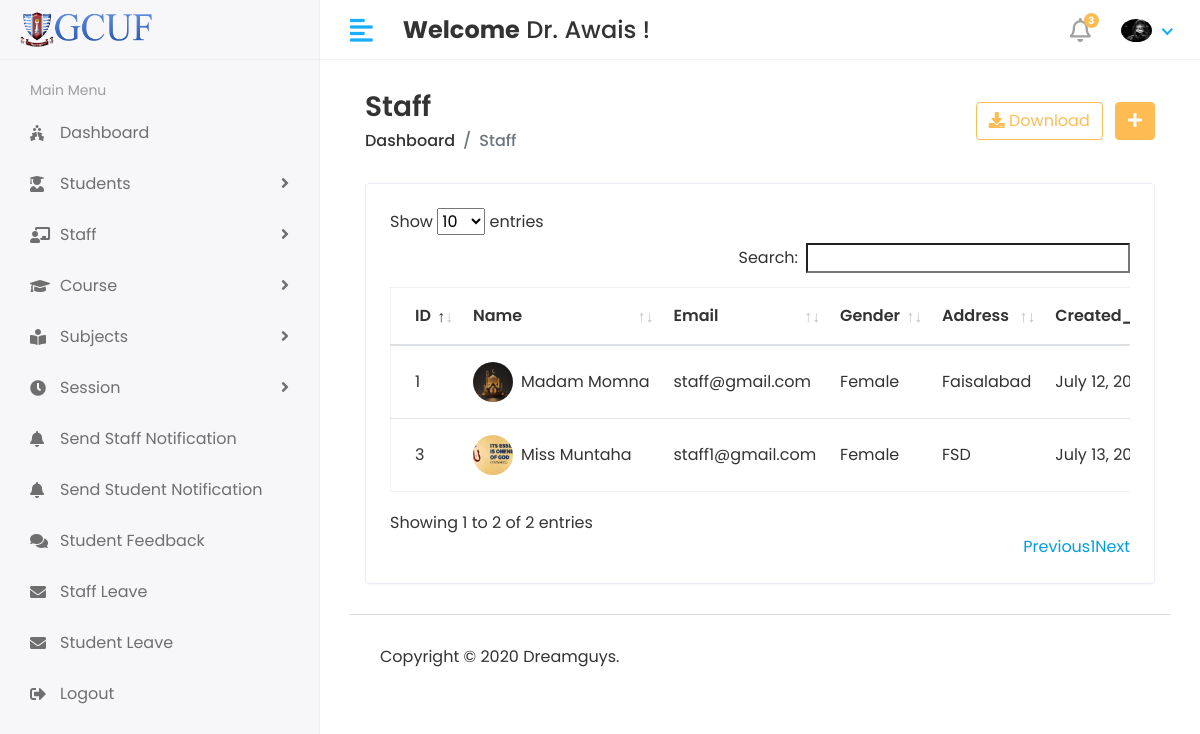
Page /Hod/Staff/View (signed in) on the committed database.
### app/models.py (models this page shows, shortened)
class CustomUser(AbstractUser):
    USER = (
        (1,'HOD'),
        (2,'STAFF'),
        (3,'STUDENT'),
    )
    user_type = models.CharField(choices=USER,max_length=50,default=1)
    profie_pic = models.ImageField(upload_to='media/profile_pic')

class Staff(models.Model):
    admin = models.OneToOneField(CustomUser,on_delete=models.CASCADE)
    address = models.TextField()
    gender = models.CharField(max_length=100)
    created_at = models.DateTimeField(auto_now_add=True)
    updated_at = models.DateTimeField(auto_now=True)

### student_management_system/Hod_Views.py (the view)
# urls.py: path('Hod/Staff/View',Hod_Views.VIEW_STAFF,name='view_staff'),
@login_required(login_url='/')
def VIEW_STAFF(request):
    staff = Staff.objects.all()
    context = {
        'staff': staff,
    }
    return render(request,'Hod/view_staff.html',context)

### templates/Hod/view_staff.html (shortened to what this page needs)
{% extends 'base.html' %}
{% block content %}
<div class="content container-fluid">
               <div class="page-header">
                  <div class="row align-items-center">
                     <div class="col">
                        <h3 class="page-title">Staff</h3>
                        <ul class="breadcrumb">
                           <li class="breadcrumb-item"><a href="index.html">Dashboard</a></li>
                           <li class="breadcrumb-item active">Staff</li>
                        </ul>
                     </div>
                     <div class="col-auto text-right float-right ml-auto">
                        <a href="#" class="btn btn-outline-primary mr-2"><i class="fas fa-download"></i> Download</a>
                        <a href="add-student.html" class="btn btn-primary"><i class="fas fa-plus"></i></a>
                     </div>
                  </div>
               </div>
               <div class="row">
                  <div class="col-sm-12">
                     <div class="card card-table">
                        <div class="card-body">
                           <div class="table-responsive">
                              <table id="table_id" class="table table-hover table-center mb-0">
                                 <thead>
                                    <tr>
                                       <th>ID</th>
                                       <th>Name</th>
                                       <th>Email</th>
                                       <th>Gender</th>
                                       <th>Address</th>
                                       <th>Created_at</th>
                                    </tr>
                                 </thead>
                                 <tbody>
                                 {% for i in staff %}
                                    <tr>
                                       <td>{{i.id}}</td>
                                       <td>
                                          <h2 class="table-avatar">
                                             <a href="student-details.html" class="avatar avatar-sm mr-2"><img class="avatar-img rounded-circle" src="/{{i.admin.profie_pic}}" alt="User Image"></a>
                                             <a href="student-details.html">{{i.admin.first_name}}&nbsp;{{i.admin.last_name}}</a>
                                          </h2>
                                       </td>
                                       <td>{{i.admin.email}}</td>
                                       <td>{{i.gender}}</td>
                                       <td>{{i.address}}</td>
                                       <td>{{i.created_at}}</td>
                                    </tr>
                                 {% endfor %}
                                 </tbody>
                              </table>
                           </div>
                        </div>
                     </div>
                  </div>
               </div>
            </div>
{% endblock %}

### templates/includes/header.html (shortened to what this page needs)
{% load static %}
<div class="header">
            <div class="header-left">
               <a href="index.html" class="logo">
               <img src="{% static 'assets/img/gcuf.png' %}" alt="Logo">
               </a>
            </div>
            <a href="javascript:void(0);" id="toggle_btn">
            <i class="fas fa-align-left"></i>
            </a>
            <div class="top-nav-search mt-3">
               <h4><strong>Welcome</strong><span> {{user.first_name}} {{ user.last_name }}</span>&nbsp;!</h4>
            </div>
            <ul class="nav user-menu">
               <li class="nav-item dropdown noti-dropdown">
                  <a href="#" class="dropdown-toggle nav-link" data-toggle="dropdown">
                  <i class="far fa-bell"></i> <span class="badge badge-pill">3</span>
                  </a>
               </li>
               <li class="nav-item dropdown has-arrow">
                  <a href="#" class="dropdown-toggle nav-link" data-toggle="dropdown">
                     {% if user.profie_pic == "" %}
                     <span class="user-img"><img class="rounded-circle" src="{% static 'assets/img/noimg.png' %}" width="31" alt="Ryan Taylor"></span>
                     {% else %}
                  <span class="user-img"><img class="rounded-circle" src="/{{user.profie_pic}}" width="31" alt="Ryan Taylor"></span>
                  {% endif %}
                  </a>
               </li>
            </ul>
         </div>

### static/assets/css/style.css (style rules this page uses)
html { height: 100%; }
body { background-color: #fff; color: #333; font-family: 'Poppins', sans-serif; font-size: 1rem; height: 100%; line-height: 1.5; overflow-x: hidden; }
h1, h2, h3, h4, h5, h6 { font-family: 'Poppins', sans-serif; margin-top: 0; }
a { color: #009ce7; }
input, button, a { transition: all 0.4s ease; -moz-transition: all 0.4s ease; -o-transition: all 0.4s ease; -ms-transition: all 0.4s ease; -webkit-transition: all 0.4s ease; }
ul, ol { padding: 0px; list-style: none; }
.table { color: #333; max-width: 100%; margin-bottom: 0; width: 100%; }
.table.dataTable { border-collapse: collapse !important; border: 1px solid rgba(0, 0, 0, 0.05); }
table.table td h2 { display: inline-block; font-size: inherit; font-weight: 400; margin: 0; padding: 0; vertical-align: middle; }
table.table td h2.table-avatar { align-items: center; display: inline-flex; font-size: inherit; font-weight: 400; margin: 0; padding: 0; vertical-align: middle; white-space: nowrap; }
table.table td h2 a { color: #333; }
.table thead tr th { font-weight: 600; }
.table tbody tr { border-bottom: 1px solid rgba(0, 0, 0, 0.05); }
.table.table-center td, .table.table-center th { vertical-align: middle; }
.card-table .card-body .table > thead > tr > th { border-top: 0; }
.card-table .card-body .table tr td:first-child, .card-table .card-body .table tr th:first-child { padding-left: 1.5rem; }
.card-table .table td, .card-table .table th { border-top: 1px solid #e2e5e8; padding: 1rem 0.75rem; white-space: nowrap; }
.btn-primary { background-color: #FFBC53; border: 1px solid #FFBC53; }
.btn-outline-primary { color: #FFBC53; border-color: #FFBC53; }
.card { border: 1px solid #ececf5; box-shadow: 0 1px 3px 0 rgba(0, 0, 0, 0.03); margin-bottom: 1.875rem; }
.card-body { padding: 1.5rem; }
.avatar { position: relative; display: inline-block; width: 3rem; height: 3rem }
.avatar > img { width: 100%; height: 100%; -o-object-fit: cover; object-fit: cover; }
.avatar-sm { width: 2.5rem; height: 2.5rem; }
.header { background-color: #fff; border-bottom: 1px solid #f3f3f4; left: 0; position: fixed; right: 0; top: 0; z-index: 1001; height: 60px; }
.header .header-left { float: left; height: 60px; padding: 0 20px; position: relative; width: 320px; z-index: 1; transition: all 0.2s ease-in-out; background-color: #f7f7fa; border-bottom: 1px solid #efefef; border-right: 1px solid #ececf5; display: flex; align-items: center; }
.header .header-left .logo { display: inline-block; line-height: 60px; }
.header .header-left .logo img { max-height: 40px; width: auto; }
.header .dropdown-toggle:after { display: none; }
.header .has-arrow .dropdown-toggle:after { border-top: 0; border-left: 0; border-bottom: 2px solid #18aefa; border-right: 2px solid #18aefa; content: ''; height: 8px; display: inline-block; pointer-events: none; -webkit-transform-origin: 66% 66%; -ms-transform-origin: 66% 66%; transform-origin: 66% 66%; -webkit-transform: rotate(45deg); -ms-transform: rotate(45deg); transform: rotate(45deg); -webkit-transition: all 0.15s ease-in-out; transition: all 0.15s ease-in-out; width: 8px; vertical-align: 0px; }
.user-menu { float: right; margin: 0; position: relative; z-index: 99; padding-right: 15px; }
.user-menu.nav > li > a { color: #a0a0a0; font-size: 14px; line-height: 58px; padding: 0 15px; height: 60px; }
.user-img { margin-right: 3px; position: relative; }
.top-nav-search { float: left; margin-left: 15px; }
.page-header { margin-bottom: 1.875rem; }
.page-header .breadcrumb { background-color: transparent; color: #6c757d; font-size: 1rem; font-weight: 500; margin-bottom: 0; padding: 0; }
.page-header .breadcrumb a { color: #333; }
.page-title { font-size: 28px; font-weight: 600; color: #333; margin-bottom: 5px; }
.user-menu.nav > li > a .badge { background-color: #FFBC53; display: block; font-size: 10px; font-weight: bold; height: 15px; width: 15px; position: absolute; right: 7px; top: 13px; color: #fff; padding: 3px; }
.user-menu.nav > li > a > i { font-size: 1.5rem; line-height: 60px; }
@media (min-width: 992px) { #toggle_btn { align-items: center; color: #18aefa; display: inline-flex; float: left; font-size: 26px; height: 60px; justify-content: center; margin-left: 15px; padding: 0 15px; } }

### rows in the picture
CustomUser: first_name "Dr.", last_name "Awais", profie_pic (picture)
Staff: id "1", admin.profie_pic (picture), admin.first_name "Madam", admin.last_name "Momna", admin.email "staff@gmail.com", gender "Female", address "Faisalabad", created_at "July 12,…"
Staff: id "3", admin.profie_pic (picture), admin.first_name "Miss", admin.last_name "Muntaha", admin.email "staff1@gmail.com", gender "Female", address "FSD", created_at "July 13,…"
